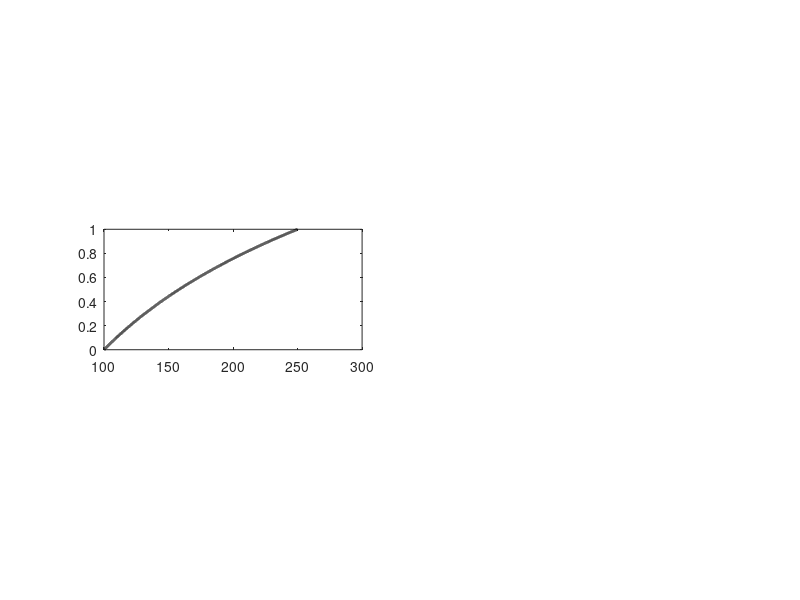

MATLAB code for this plot: (Note: this script raises an error after producing the figure.)
% joint_constraints.m
% Generates Figure 6 for the publication 
% 
% Wolfenbarger, N. S., Broome, A. L., Schroeder, D. M., Ermakov, A. I.,
% Bolton, S. J., and Blankenship, D. D. (2025). Passive Microwave
% Radiometry and Active Radar Sounding as Complementary Tools for
% Geophysical Investigations of Icy Ocean Worlds.

clear all; close all; clc

%% Add Paths
% Located at https://github.com/nwolfenb
addpath(genpath('..\..\IcyRF'))

%% Defaults
fontsize = 8;
linewidth = 2;
interpreter = 'latex';

%% Parameters
d_obs = 15; % km
Na_obs = logspace(-1,1,3);
Ts = 100;

%% Freezing Point Depression
% Temperature Profile
p = 3;
subplot(3,2,p)
N = 1e4;
Tm = 250;
z = linspace(0,1,N)';
T = Ts*(Tm/Ts).^(z);

plot(T,z,'k','LineWidth',linewidth)
ax(p) = gca;
ax(p).YDir = 'reverse';
ax(p).FontSize = fontsize;
ax(p).TickLabelInterpreter = interpreter;
ax(p).XTick = [Ts Tm];
ax(p).XTickLabel = {'$100$';'$f(D)-\Delta T_f$'};
ax(p).XLabel.String = 'Temperature, $T$ (K)';
ax(p).XLabel.FontSize = fontsize;
ax(p).XLabel.Interpreter = interpreter;
ax(p).YLabel.String = 'Fractional Depth, $z/D$';
ax(p).YLabel.FontSize = fontsize;
ax(p).YLabel.Interpreter = interpreter;
ax(p).XLim = [Ts-50 270+50];
ax(p).YLim = [0 1];

t1 = text(Ts,0,'$T_s$');
t1.HorizontalAlignment='center';
t1.VerticalAlignment ='bottom';
t1.FontSize = fontsize;
t1.Interpreter = interpreter;

t2 = text(Tm,0,'$T_m$');
t2.HorizontalAlignment='center';
t2.VerticalAlignment ='bottom';
t2.FontSize = fontsize;
t2.Interpreter = interpreter;

% Joint Constraints (15 km)
p = 4;
subplot(3,2,p)
load('Tb_deltaTm.mat')
delta_Tb = squeeze(Tb(1,:,:)-Tb(2,:,:));
x = repmat(D'/1e3,1,length(deltaTm));
y = repmat(deltaTm,length(D),1);


[C,h] = contour(y.',x.',delta_Tb.',[10:5:40],'LineWidth',linewidth,'LineColor',[0 112 192]/255);
ylim([0 30])
clabel(C,h,'Interpreter',interpreter,'FontSize',fontsize,'Color',[0 112 192]/255,...
       'LabelSpacing',45)
hold on

f = 9e6;
D = 1e3;
dz = 1;
z = (0:dz:D)';
Tm0 = 273;
att = zeros(length(z),length(deltaTm));
for q = 1:length(deltaTm)
    Tm = Tm0-deltaTm(q);

    T = Ts*(Tm/Ts).^(z/D);
    eps_ice = ice_permittivity(T-273.15,f,0);

    [alpha, Na] = EMalpha(eps_ice,f);
    att(:,q) = 2e3*Na;

end

x = repmat(deltaTm,length(z),1);
y = repmat(z/1e3,1,length(deltaTm));

fill([0 100 100 0],[0 0 d_obs d_obs],'w','EdgeColor','none')

plot(deltaTm,d_obs*ones(size(deltaTm)),'r','LineWidth',linewidth/2);
hold on

[C,h] = contour(x,d_obs./y,att,Na_obs,'LineColor','r',...
    'LineWidth',linewidth);
clabel(C,h,'Interpreter',interpreter,'FontSize',fontsize,'Color','r',...
        'LabelSpacing',65);
text(0,d_obs,['$z_{echo}=$ ',num2str(d_obs),' km '],...
    'FontSize',fontsize,'Color','r',...
    'HorizontalAlignment','Left','VerticalAlignment','Top','Interpreter',interpreter)


ax(p) = gca;
ax(p).FontSize = fontsize;
ax(p).TickLabelInterpreter = interpreter;
ax(p).XLabel.String = 'Freezing Point Depression, $\Delta T_f$ (K)';
ax(p).XLabel.FontSize = fontsize;
ax(p).XLabel.Interpreter = interpreter;
ax(p).XLim = [0 100];
ax(p).XTick = 0:20:100;
ax(p).YLabel.String = 'Ice Shell Thickness, $D$ (km)';
ax(p).YLabel.FontSize = fontsize;
ax(p).YLabel.Interpreter = interpreter;
ax(p).YLim = [0 30];
ax(p).YTick = 0:10:30;
ax(p).Title.String = 'Joint Constraints';
ax(p).Title.FontSize = fontsize;
ax(p).Title.Interpreter = interpreter;

%% Convective Layer
% Temperature Profile
p = 1;
subplot(3,2,p)
Tm = 260;
N = 1e4/2;
z = linspace(0,1/2,N)';
T = Ts*(Tm/Ts).^(z/(1/2));
z = [z; linspace(1/2,1,N)'];
z = flipud(z);
T = [T; ones(size(T))*Tm];

plot(T,z,'k','LineWidth',linewidth)
ax(p) = gca;
ax(p).FontSize = fontsize;
ax(p).TickLabelInterpreter = interpreter;
ax(p).XTick = [Ts Tm];
ax(p).XTickLabel = {'$100$';'$260$'};
ax(p).XLabel.String = 'Temperature, $T$ (K)';
ax(p).XLabel.FontSize = fontsize;
ax(p).XLabel.Interpreter = interpreter;
ax(p).YLabel.String = 'Fractional Depth, $z/D$';
ax(p).YLabel.FontSize = fontsize;
ax(p).YLabel.Interpreter = interpreter;
ax(p).XLim = [Ts-50 270+50];
ax(p).YLim = [0 1];
ax(p).YTick = [0 1];
ax(p).YTickLabel = cellstr(num2str(([1 0])'));

t1 = text(Ts,1,'$T_s$');
t1.HorizontalAlignment='center';
t1.VerticalAlignment ='bottom';
t1.FontSize = fontsize;
t1.Interpreter = interpreter;

t2 = text(Tm,1,'$T_m$');
t2.HorizontalAlignment='center';
t2.VerticalAlignment ='bottom';
t2.FontSize = fontsize;
t2.Interpreter = interpreter;

delta_x = 15;
delta_y = 0.025;

ar = annotation('doublearrow');
ar.Parent = ax(p);
ar.X = [Tm-delta_x Tm-delta_x];
ar.Y = [0+delta_y 0.5-delta_y];
ar.Head1Length = 5;
ar.Head2Length = 5;
ar.Head1Width = 5;
ar.Head2Width = 5;
ar.Head1Style = 'plain';
ar.Head2Style = 'plain';
ar.LineWidth = linewidth/2;

txt = text(Tm-delta_x,0.25,'$d_{conv}/D$ ');
txt.FontSize = fontsize;
txt.HorizontalAlignment = 'right';
txt.Interpreter = interpreter;

% Joint Constraints (15 km)
p = 2;
subplot(3,2,p)
load('Tb_fconv_260.mat')
delta_Tb = squeeze(Tb(1,:,:)-Tb(2,:,:));
x = repmat(D'/1e3,1,length(fconv));
y = repmat(fconv,length(D),1);

[C,h] = contour(y.',x.',delta_Tb.',[10:10:40],'LineWidth',linewidth,'LineColor',[0 112 192]/255);
ylim([0 30])
clabel(C,h,'Interpreter',interpreter,'FontSize',fontsize,'Color',[0 112 192]/255,...
       'LabelSpacing',70)
hold on

f = 9e6;
D = 1e3;
dz = 1;
z = (0:dz:D)';
Ts = 100;
att = zeros(length(z),length(fconv));
for q = 1:length(fconv)
    
    T = zeros(size(z));
    dconv = D*fconv(q);
    dcond = D - dconv;
    T(z<=dcond) = Ts*(Tconv/Ts).^(z(z<=dcond)./dcond);
    T(z>dcond) = Tconv;

    eps_ice = ice_permittivity(T-273.15,f,0);

    [alpha, Na] = EMalpha(eps_ice,f);
    att(:,q) = 2e3*Na;

end

x = repmat(fconv,length(z),1);
y = repmat(z/1e3,1,length(fconv));


fill([0 1 1 0],[0 0 d_obs d_obs],'w','EdgeColor','none')

plot(fconv,d_obs*ones(size(fconv)),'r','LineWidth',linewidth/2);
hold on

[C,h] = contour(x,d_obs./y,att,Na_obs,'LineColor','r',...
    'LineWidth',linewidth);
ylim([0 30])
clabel(C,h,'Interpreter',interpreter,'FontSize',fontsize,'Color','r',...
        'LabelSpacing',70)

text(0,d_obs,['$z_{echo}=$ ',num2str(d_obs),' km '],...
    'FontSize',fontsize,'Color','r',...
    'HorizontalAlignment','Left','VerticalAlignment','Top','Interpreter',interpreter)


ax(p) = gca;
ax(p).FontSize = fontsize;
ax(p).TickLabelInterpreter = interpreter;
ax(p).XLabel.String = 'Convective Fraction, $d_{conv}/D$';
ax(p).XLabel.FontSize = fontsize;
ax(p).XLabel.Interpreter = interpreter;
ax(p).XLim = [0 1];
ax(p).XTick = 0:0.2:1;
ax(p).YLabel.String = 'Ice Shell Thickness, $D$ (km)';
ax(p).YLabel.FontSize = fontsize;
ax(p).YLabel.Interpreter = interpreter;
ax(p).YLim = [0 30];
ax(p).YTick = 0:10:30;
ax(p).Title.String = 'Joint Constraints';
ax(p).Title.FontSize = fontsize;
ax(p).Title.Interpreter = interpreter;

%% Chloride-Doped Ice
% Temperature Profile
p = 5;
subplot(3,2,p)
N = 1e4;
Tm = 270;
z = linspace(0,1,N)';
T = Ts*(Tm/Ts).^(z);

plot(T,z,'k','LineWidth',linewidth)
ax(p) = gca;
ax(p).YDir = 'reverse';
ax(p).FontSize = fontsize;
ax(p).TickLabelInterpreter = interpreter;
ax(p).XTick = [Ts Tm];
ax(p).XTickLabel = {'$100$';'$f(D)$'};
ax(p).XLabel.String = 'Temperature, $T$ (K)';
ax(p).XLabel.FontSize = fontsize;
ax(p).XLabel.Interpreter = interpreter;
ax(p).YLabel.String = 'Fractional Depth, $z/D$';
ax(p).YLabel.FontSize = fontsize;
ax(p).YLabel.Interpreter = interpreter;
ax(p).XLim = [Ts-50 270+50];
ax(p).YLim = [0 1];

t1 = text(Ts,0,'$T_s$');
t1.HorizontalAlignment='center';
t1.VerticalAlignment ='bottom';
t1.FontSize = fontsize;
t1.Interpreter = interpreter;

t2 = text(Tm,0,'$T_m$');
t2.HorizontalAlignment='center';
t2.VerticalAlignment ='bottom';
t2.FontSize = fontsize;
t2.Interpreter = interpreter;

% Joint Constraints (15 km)
p = 6;
subplot(3,2,p)
load('Tb_Cl.mat')
delta_Tb = squeeze(Tb(1,:,:)-Tb(2,:,:));
x = repmat(D'/1e3,1,length(uMCl));
y = repmat(uMCl,length(D),1);

[C,h] = contour(y.',x.',delta_Tb.',[10:5:40],'LineWidth',linewidth,'LineColor',[0 112 192]/255);
ylim([0 30])
clabel(C,h,'Interpreter',interpreter,'FontSize',fontsize,'Color',[0 112 192]/255,...
       'LabelSpacing',55)
hold on

f = 9e6;
Tr = 251;
k = 8.617332e-5;
CM_Cl = 0.5;
Ea_Cl = 0.19;
D = 1e3;
dz = 1;
z = (0:dz:D)';
Tm = 273;
att = zeros(length(z),length(uMCl));
for q = 1:length(uMCl)
    C_Cl = uMCl(q)*CM_Cl;

    T = Ts*(Tm/Ts).^(z./D);

    sigma_Cl = C_Cl.*exp(-(Ea_Cl/k).*((1./T)-(1/Tr)))/1e6;

    eps_ice = ice_permittivity(T-273.15,f,sigma_Cl);

    [alpha, Na] = EMalpha(eps_ice,f);
    att(:,q) = 2e3*Na;

end

x = repmat(uMCl,length(z),1);
y = repmat(z/1e3,1,length(uMCl));

fill([0 300 300 0],[0 0 d_obs d_obs ],'w','EdgeColor','none')
plot(uMCl,d_obs*ones(size(uMCl)),'r','LineWidth',linewidth/2);
hold on
[C,h] = contour(x,d_obs./y,att,Na_obs,'LineColor','r',...
    'LineWidth',linewidth);
ylim([0 30])
clabel(C,h,'Interpreter',interpreter,'FontSize',fontsize,'Color','r',...
        'LabelSpacing',50)
text(0,d_obs,['$z_{echo}=$ ',num2str(d_obs),' km '],...
    'FontSize',fontsize,'Color','r',...
    'HorizontalAlignment','Left','VerticalAlignment','Top','Interpreter',interpreter)

ax(p) = gca;
ax(p).FontSize = fontsize;
ax(p).TickLabelInterpreter = interpreter;
ax(p).XLabel.String = 'Ice Chlorinity, [Cl$^{-}$] ($\mu$M)';
ax(p).XLabel.FontSize = fontsize;
ax(p).XLabel.Interpreter = interpreter;
ax(p).XLim = [0 300];
ax(p).XTick = 0:50:300;
ax(p).YLabel.String = 'Ice Shell Thickness, $D$ (km)';
ax(p).YLabel.FontSize = fontsize;
ax(p).YLabel.Interpreter = interpreter;
ax(p).YLim = [0 30];
ax(p).YTick = 0:10:30;
ax(p).Title.String = 'Joint Constraints';
ax(p).Title.FontSize = fontsize;
ax(p).Title.Interpreter = interpreter;

%% Figure Formatting
%  [left bottom width height]

% units
for p = 1:length(ax)
ax(p).Units = 'centimeters';
end

% left
margin = 1;
ax(1).Position(1) = 1.5*margin;
ax(3).Position(1) = 1.5*margin;
ax(5).Position(1) = 1.5*margin;

% height
h0 = 4.25;
for p = 1:length(ax)
ax(p).Position(4) = h0;
end

% width
w0 = 4.25;
for p = 1:length(ax)
ax(p).Position(3) = w0;
end

% bottom
ax(5).Position(2) = margin;
ax(6).Position(2) = margin;
ax(3).Position(2) = ax(5).Position(2)+ax(5).Position(4)+1.5*margin;
ax(4).Position(2) = ax(6).Position(2)+ax(6).Position(4)+1.5*margin;
ax(1).Position(2) = ax(3).Position(2)+ax(3).Position(4)+1.5*margin;
ax(2).Position(2) = ax(4).Position(2)+ax(4).Position(4)+1.5*margin;

% left
ax(2).Position(1) = ax(1).Position(1)+ax(1).Position(3)+1.25*margin;
ax(4).Position(1) = ax(3).Position(1)+ax(3).Position(3)+1.25*margin;
ax(6).Position(1) = ax(5).Position(1)+ax(5).Position(3)+1.25*margin;

% labels
letters = {'a','b','c','d','e','f'};
for n = 1:length(letters)
    t(n) = annotation('textbox');
    t(n).String = letters{n};
    t(n).FontSize = fontsize+2;
    t(n).FontWeight = 'bold';
    t(n).Interpreter = 'tex';
    t(n).Units = 'centimeters';
    t(n).Position = [ax(n).Position(1)-margin ax(n).Position(2)+h0 0.1 0.1];
    t(n).EdgeColor = 'w';
    t(n).HorizontalAlignment = 'left';
    t(n).VerticalAlignment = 'bottom';
end

% Freezing Point Depression
n = 8;
t(n) = annotation('textbox');
t(n).String = 'Freezing Point Depression';
t(n).FontSize = fontsize+2;
t(n).FontWeight = 'bold';
t(n).Interpreter = 'tex';
t(n).Units = 'centimeters';
t(n).Position = [0 ax(3).Position(2)-0.5 h0+2*0.5 0.1];
t(n).EdgeColor = 'w';
t(n).HorizontalAlignment = 'center';
t(n).VerticalAlignment = 'top';
t(n).Rotation = 90;

% Convective Layer
n = 7;
t(n) = annotation('textbox');
t(n).String = 'Convective Layer';
t(n).FontSize = fontsize+2;
t(n).FontWeight = 'bold';
t(n).Interpreter = 'tex';
t(n).Units = 'centimeters';
t(n).Position = [0 ax(1).Position(2) h0 0.1];
t(n).EdgeColor = 'w';
t(n).HorizontalAlignment = 'center';
t(n).VerticalAlignment = 'top';
t(n).Rotation = 90;

% Chloride-Doped Ice
n = 9;
t(n) = annotation('textbox');
t(n).String = 'Chloride-Doped Ice';
t(n).FontSize = fontsize+2;
t(n).FontWeight = 'bold';
t(n).Interpreter = 'tex';
t(n).Units = 'centimeters';
t(n).Position = [0 ax(5).Position(2) h0 0.1];
t(n).EdgeColor = 'w';
t(n).HorizontalAlignment = 'center';
t(n).VerticalAlignment = 'top';
t(n).Rotation = 90;

f = gcf;
f.Color = 'w';
f.Units = 'centimeters';
width = 2*(1.25*margin+w0)+margin;
height = 3*(1.5*margin+h0);
f.Position(3:4) = [width height];